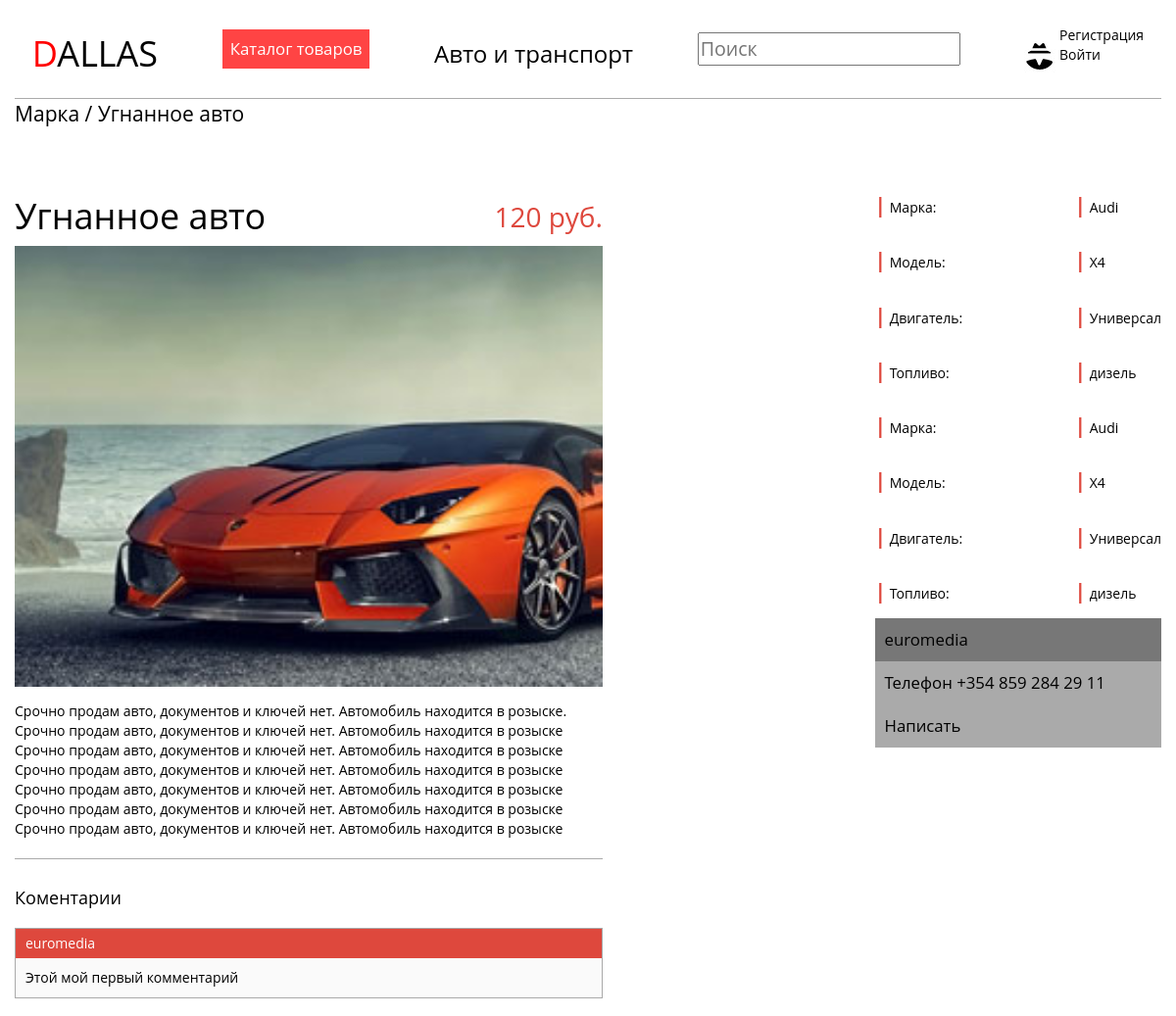
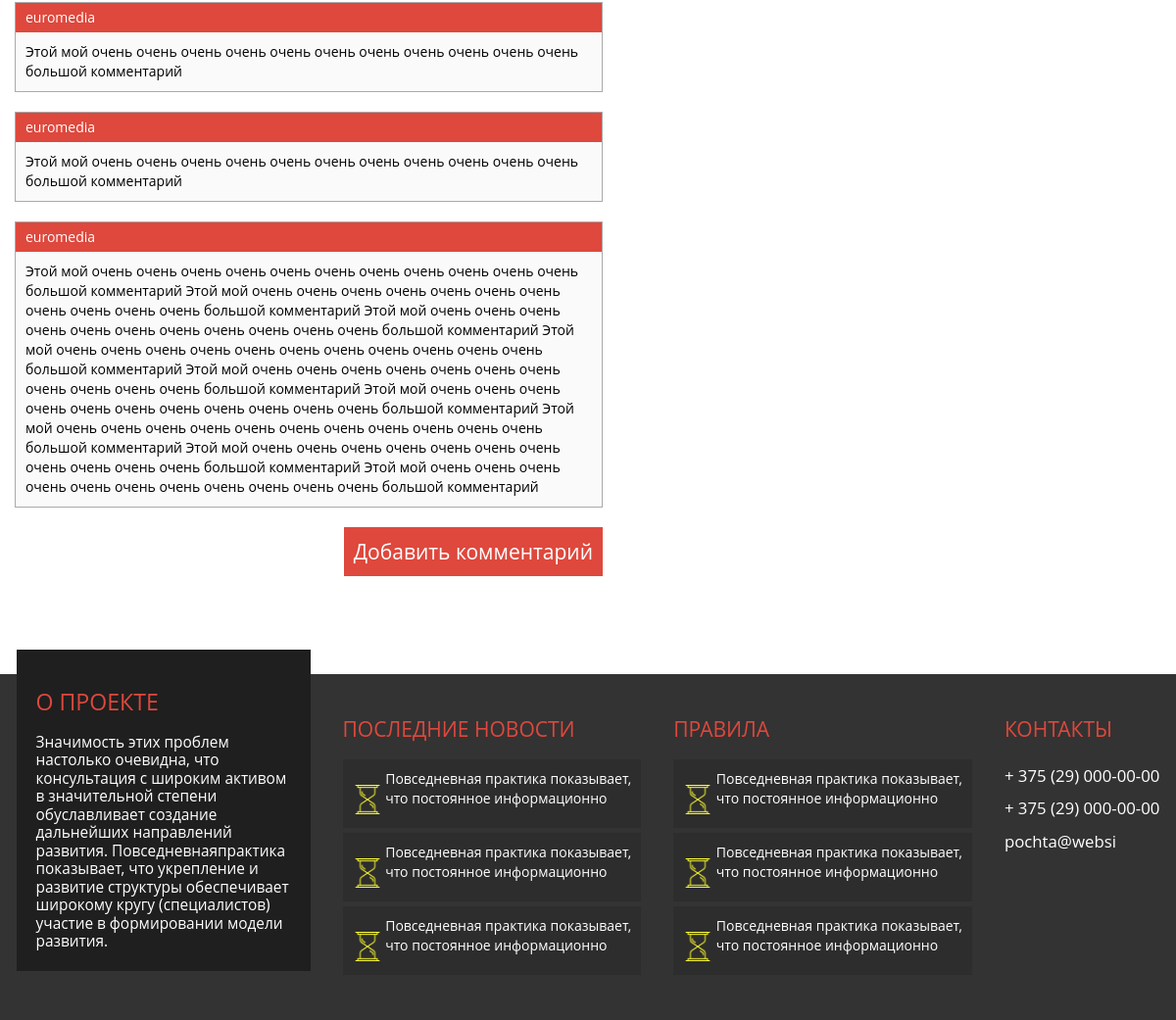
Screenshot of /product/2/ with the database file from the repository (2 pictures, top to bottom).
### learning_logs/models.py (models this page shows, shortened)
class Entry(models.Model):
	topic = models.ForeignKey(Topic)
	text = models.TextField()
	price = models.BigIntegerField()
	file = models.ImageField(upload_to="product")
	name = models.CharField(max_length=200)
	data_added = models.DateTimeField(auto_now_add=True)
	owner = models.ForeignKey(User)
	stats = models.ForeignKey(StatsProduct)
	class Meta:
		verbose_name_plural = 'entries'

class CommentProduct(models.Model):
	text = models.TextField()
	commenter = models.ForeignKey(User)
	product = models.ForeignKey(Entry)

class StatsProduct(models.Model):
	brand = models.CharField(max_length=50)
	type_model = models.CharField(max_length=50)
	type_engine = models.CharField(max_length=50)
	type_drive = models.CharField(max_length=50)
	year_create = models.CharField(max_length=50)

### learning_logs/views.py (the view)
# urls.py: url(r'^product/(?P<product_id>\d+)/$', views.product, name='product'),
def product(request, product_id):
	obj_product = Entry.objects.get(id=product_id)
	comments = CommentProduct.objects.filter(product=obj_product)
	comments = this_page(request, comments, COUNT_MESSAGE_PAGE)
	comments.url = "/product/" + product_id + "/"
	context = {
		'product': obj_product,
		'comments': comments,
		'elements': comments
	}
	return render(request, 'learning_logs/product.html', context)

### learning_logs/views.py (called while the page is built)
def this_page(request, items, count):
	if "page" in request.GET:
		page_num = request.GET['page']
	else:
		page_num = 1
	pag = Paginator(items, count)
	try:
		result = pag.page(page_num)
	except:
		result = pag.page(1)
	return result

### learning_logs/templates/learning_logs/product.html (shortened to what this page needs)
{% extends "learning_logs/base.html" %}
  {% block content %}
      <div class="breadcumps">
        <a> Марка </a> / <a> {{product.name }} </a>
      </div>
      <div class="product__self">
        <div class="left">
          <div class="price_name">
            <h1>{{product.name }}</h1><span> {{product.price }} руб. </span>
          </div>
          <img src="{{product.file.url}}"/>
          <div class="text">{{ product.text|linebreaks }}</div>
          <div class="comments">
            <h4> Коментарии </h4>
            {% for comment in comments %}
              <div class="comment">
                <a href = "/account/{{ comment.commenter.id}}">
                  {{ comment.commenter.username }}
                </a>
                <span> {{ comment.text }} </span>
              </div>
            {% empty %}
              <div class="comment">
                <span> Данный товар ни кем не прокомментирован </span>
              </div>
            {% endfor %}
              <a class="add_comment" href = "{% url 'learning_logs:comment_product' product.id %}">
                Добавить комментарий
              </a>
          </div>
        </div>
        <div class="right">
          <div class="filters">
            <div class="filters__left">
                <span> <span class = "vertical_char">|</span> Марка:</span>
                <span> <span class = "vertical_char">|</span> Модель:</span>
                <span> <span class = "vertical_char">|</span> Двигатель:</span>
                <span> <span class = "vertical_char">|</span> Топливо:</span>
                <span> <span class = "vertical_char">|</span> Марка:</span>
                <span> <span class = "vertical_char">|</span> Модель:</span>
                <span> <span class = "vertical_char">|</span> Двигатель:</span>
                <span> <span class = "vertical_char">|</span> Топливо:</span>
            </div>
            <div class="filters__right">
                <span> <span class = "vertical_char">|</span> {{ product.stats.brand }} </span>
                <span> <span class = "vertical_char">|</span> {{ product.stats.type_model }} </span>
                <span> <span class = "vertical_char">|</span> {{ product.stats.type_engine }} </span>
                <span> <span class = "vertical_char">|</span> {{ product.stats.type_drive }}</span>
                <span> <span class = "vertical_char">|</span> {{ product.stats.brand }} </span>
                <span> <span class = "vertical_char">|</span> {{ product.stats.type_model }} </span>
                <span> <span class = "vertical_char">|</span> {{ product.stats.type_engine }} </span>
                <span> <span class = "vertical_char">|</span> {{ product.stats.type_drive }}</span>
            </div>
          </div>
          <div class="author">
            <a href = "/account/{{ product.owner.id}}">{{ product.owner.username }}</a>
            <a>Телефон +354 859 284 29 11</a>
            <a>Написать</a>
          </div>
        </div>
      </div>
{% endblock content %}

### learning_logs/static/css/style.css (style rules this page uses)
body, html { margin: 0; }
a, button { cursor: pointer; }
img { max-width: 100%; max-height: 100%; }
* { margin: 0; padding: 0; text-decoration: none; color: black; font-family: 'Open Sans', 'PT Sans', "HelveticaNeueCyr", Arial, Helvetica, sans-serif; outline: 0 !important; }
a { color: #000; text-decoration: none; }
.price_name { width: 100%; display: flex; justify-content: space-between; align-items: flex-end; }
.price_name span { font-size: 2em; margin-top: 20px; margin-bottom: 10px; color: #de483d; }
.content .product__self { display: flex; align-items: flex-start; justify-content: space-between; width: 100%; }
.content .product__self .left img { width: 600px; height: 450px; }
.content .product__self .left .comments { text-align: right; }
.content .product__self .left .comments .add_comment { background-color: #de483d; font-size: 1.5em; color: white; display: inline-block; padding: 10px; margin-top: 20px; }
.content .product__self .left .comments .comment { display: flex; flex-direction: column; align-items: flex-start; margin-top: 20px; text-align: left; border: 1px solid #aaa; }
.content .product__self .left .comments .comment a { width: 100%; background-color: #de483d; padding: 5px 10px; color: white; }
.content .product__self .left .comments .comment span { background-color: #FaFaFa; width: 100%; padding: 10px; color: black; }
.content .product__self .right .filters { display: flex; justify-content: space-between; }
.content .product__self .right .filters div { height: 450px; display: flex; flex-direction: column; justify-content: space-around; align-items: flex-start; }
.content .product__self .right .author { display: flex; flex-direction: column; font-size: 1.5em; }
.content .product__self .right .author a { cursor: pointer; background-color: #AAA; padding: 10px; font-size: 0.8em; }
.content .product__self .right .author a:first-child { background-color: #777; }
.vertical_char { color: #de483d; font-size: 1.5em; font-weight: bold; }
.content .product__self .right { width: 25%; }
.breadcumps { border-top: 1px solid #aaa; width: 100%; font-size: 1.5em; margin-bottom: 50px; }
.content .product__self .text { padding: 15px 0 10px; margin-bottom: 30px; border-bottom: 1px solid #aaa; }
.content .product__self .left .comments h4 { text-align: left; }
.content .product__self .left { width: 600px; }

### rows the page displays
Entry: name "Угнанное авто", price "120", file (picture), text "Срочно продам авто, документов и ключей нет. Автомобиль находится в розыске. Срочно продам авто, документов и ключей нет. Автомобиль находится в розыске Срочно продам авто, документов и ключей нет. Автомобиль находится в розыске Срочно продам авто, документов и ключей нет. Автомобиль находится в розыске Срочно продам авто, документов и ключей нет. Автомобиль находится в розыске Срочно продам авто, документов и ключей нет. Автомобиль находится в розыске Срочно продам авто, документов и ключей нет. Автомобиль находится в розыске", stats.brand "Audi", stats.type_model "X4", stats.type_engine "Универсал", stats.type_drive "дизель", owner.username "euromedia"
CommentProduct: commenter.username "euromedia", text "Этой мой первый комментарий"
CommentProduct: commenter.username "euromedia", text "Этой мой очень очень очень очень очень очень очень очень очень очень очень большой комментарий"
CommentProduct: commenter.username "euromedia", text "Этой мой очень очень очень очень очень очень очень очень очень очень очень большой комментарий"
CommentProduct: commenter.username "euromedia", text "Этой мой очень очень очень очень очень очень очень очень очень очень очень большой комментарий Этой мой очень очень очень очень очень очень очень очень очень очень очень большой комментарий Этой мой очень очень очень очень очень очень очень очень очень очень очень большой комментарий Этой мой очень очень очень очень очень очень очень очень очень очень очень большой комментарий Этой мой очень очень очень очень очень очень очень очень очень очень очень большой комментарий Этой мой очень очень очень очень очень очень очень очень очень очень очень большой комментарий Этой мой очень очень очень очень очень очень очень очень очень очень очень большой комментарий Этой мой очень очень очень очень…"
